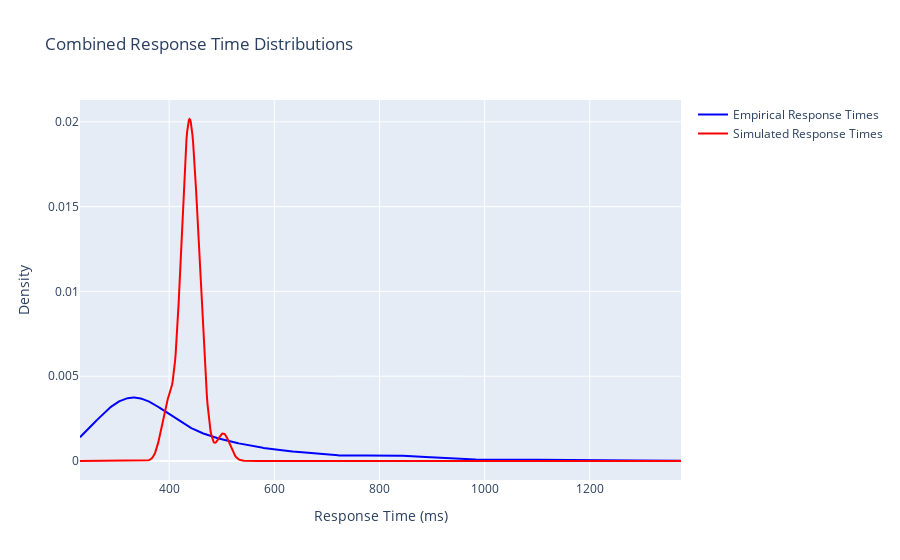

This figure's notebook cell:
### Code cell
combined_fig = go.Figure()

combined_fig.add_trace(go.Scatter(x=x_range, y=kde1(x_range), mode='lines', name='Empirical Response Times', line=dict(color='blue', width=2)))
combined_fig.add_trace(go.Scatter(x=x_range, y=kde2(x_range), mode='lines', name='Simulated Response Times', line=dict(color='red', width=2)))

combined_fig.update_layout(title="Combined Response Time Distributions",xaxis=dict(title="Response Time (ms)"),yaxis=dict(title="Density"),showlegend=True)

combined_fig.show()

### Figure 1 — Plotly figure (JSON) as saved in the notebook; plotly's stock layout.template omitted (floating-point values rounded to 4 significant figures; data arrays with more than 128 entries replaced by an {"elided": "..."} marker saying what was removed)
{"data": [{"line": {"color": "blue", "width": 2}, "mode": "lines", "name": "Empirical Response Times", "type": "scatter", "x": {"elided": "1000 float values"}, "y": {"elided": "1000 float values"}}, {"line": {"color": "red", "width": 2}, "mode": "lines", "name": "Simulated Response Times", "type": "scatter", "x": {"elided": "1000 float values"}, "y": {"elided": "1000 float values"}}], "layout": {"showlegend": true, "title": {"text": "Combined Response Time Distributions"}, "xaxis": {"title": {"text": "Response Time (ms)"}}, "yaxis": {"title": {"text": "Density"}}}}
